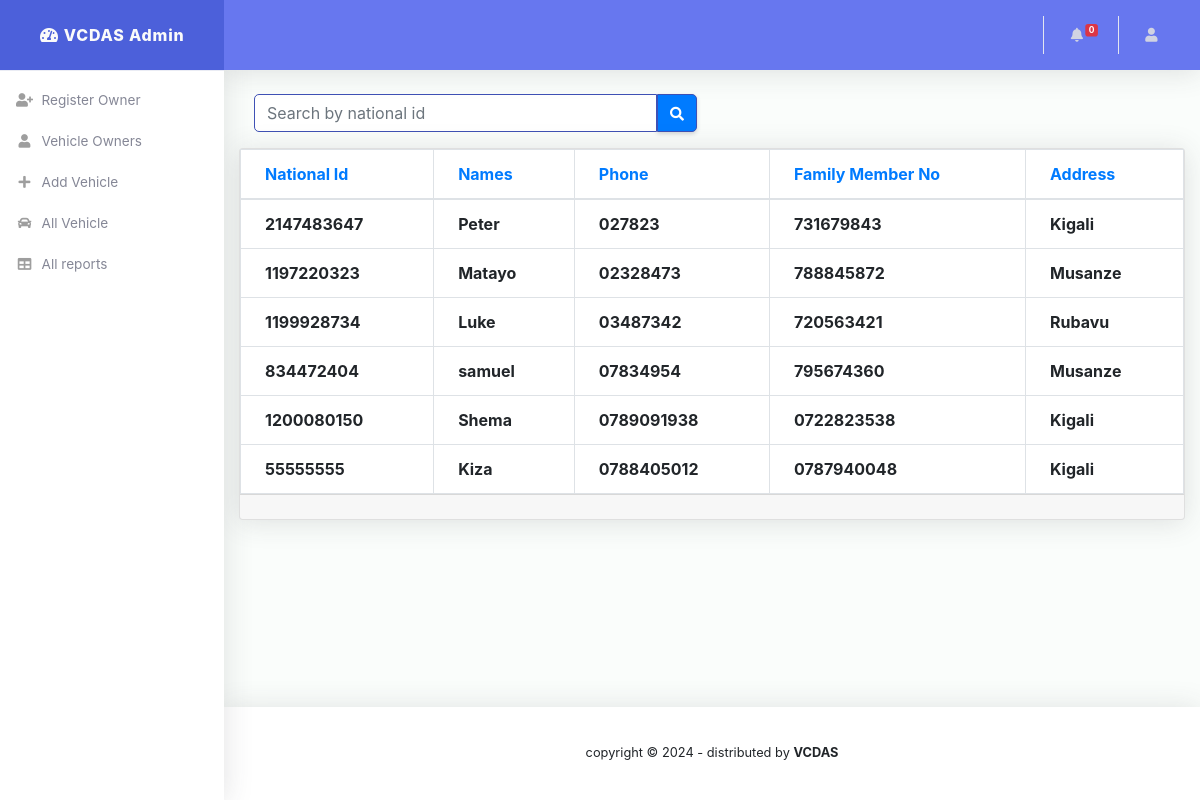
The page /admin/allowners.php on the database its author committed.
### tables this page shows
CREATE TABLE `owner` (
  `ownerid` int(50) NOT NULL,
  `nationalid` int(100) NOT NULL,
  `fnames` varchar(50) NOT NULL,
  `phone` varchar(50) NOT NULL,
  `familyphone` varchar(50) NOT NULL,
  `address` varchar(50) NOT NULL
);

### admin/allowners.php (the view, shortened to what this page needs)
<!DOCTYPE html>
<html lang="en">
<head>
  <link href="vendor/fontawesome-free/css/all.min.css" rel="stylesheet" type="text/css">
  <link href="vendor/bootstrap/css/bootstrap.min.css" rel="stylesheet" type="text/css">
  <link href="css/ruang-admin.min.css" rel="stylesheet">
</head>
<body id="page-top">
  <div id="wrapper">
    <div id="content-wrapper" class="d-flex flex-column">
      <div id="content">
        <?php
            require('dbconn.php');
                if(isset($_POST['search']))
                    {$searchkey=$_POST['nationalid'];
                        $sql="select * from owner where  fnames='$searchkey' or nationalid like '%$searchkey%'";
                    }
                else
                    $sql="select * from owner  ";
                $result=$conn->query($sql);
                $rowcount=mysqli_num_rows($result);
                if (!($rowcount)) {
                    echo '<div class="container mt-3 mb-3">';
                    echo '<div class="alert alert-warning alert-dismissible fade show" role="alert">';
                    echo '<p><strong><em>Sorry, no owner were found.</em></strong></p>';
                    echo '<button type="button" class="close" data-dismiss="alert" aria-label="Close">';
                    echo '<span aria-hidden="true">&times;</span>';
                    echo '</button>';
                    echo '</div>';
                    echo '</div>';
                }
                else
                {
                ?>
        <div class="container-fluid" id="container-wrapper">
        <div class="col-md-6 mt-3 mb-3">
            <form class="custom-search-form" action="" method="post">
                <div class="input-group">
                    <input type="text" name="nationalid" class="form-control custom-search-input" placeholder="Search by national id" style="border-color: #3f51b5; border-radius: 5px 0 0 5px;" required>
                    <button class="btn btn-primary custom-search-btn" name="search" type="submit" style="border-color: #3f51b5; border-radius: 0 5px 5px 0;">
                        <i class="fas fa-search fa-sm"></i>
                    </button>
                </div>
            </form>
        </div>
          <div class="row mb-3">
            <div class="col-xl-12 col-lg-3 ">
              <div class="card">
                <div class="table-responsive">
                <table class="table align-items-center table-bordered">
                    <thead class = "text-primary">
                      <tr>
                        <th>National Id</th>
                        <th>Names</th>
                        <th>Phone</th>
                        <th>Family Member No</th>
                        <th>Address</th>
                      </tr>
                    </thead>
                    <tbody>
                    <?php
                        while($row=$result->fetch_assoc())
                        {
                            $Nationalid=$row['nationalid'];
                            $Names=$row['fnames'];
                            $Phone=$row['phone'];
                            $familyPhone=$row['familyphone'];
                            $Address=$row['address'];
                        ?>
                            <tr>
                                <td><b><?php echo $Nationalid ?></b></td>
                                <td><b><?php echo $Names ?></b></td>
                                <td><b><?php echo $Phone ?></b></td>
                                <td><b><?php echo $familyPhone ?></b></td>
                                <td><b><?php echo $Address ?></b></td>
                            </tr>
                        <?php }} ?>
                    </tbody>
                  </table>
                </div>
                <div class="card-footer"></div>
              </div>
            </div>
          </div>
        </div>
      </div>
    </div>
  </div>
</body>
</html>

### rows shown on the page
owner: nationalid "2147483647", fnames "Peter", phone "027823", familyphone "731679843", address "Kigali"
owner: nationalid "1197220323", fnames "Matayo", phone "02328473", familyphone "788845872", address "Musanze"
owner: nationalid "1199928734", fnames "Luke", phone "03487342", familyphone "720563421", address "Rubavu"
owner: nationalid "834472404", fnames "samuel", phone "07834954", familyphone "795674360", address "Musanze"
owner: nationalid "1200080150", fnames "Shema", phone "0789091938", familyphone "0722823538", address "Kigali"
owner: nationalid "55555555", fnames "Kiza", phone "0788405012", familyphone "0787940048", address "Kigali"
